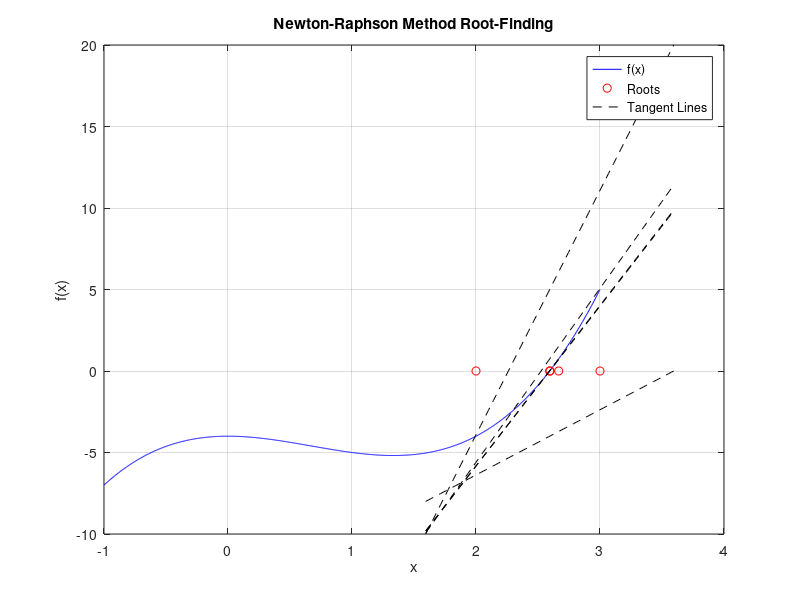

Source code (MATLAB):
% Define the function and its derivative
f = @(x) x.^3 - 2*x.^2 - 4;
df = @(x) 3*x.^2 - 4*x;

% Define the initial guess
x0 = 2;

% Set the tolerance for convergence
tolerance = 1e-6;

% Initialize matrices to store root, iteration information, and tangent lines
roots = [];
iterations = [];
tangent_lines = [];

% Newton-Raphson method
x = x0;
while abs(f(x)) > tolerance
    roots = [roots; x];  % Store the root
    iterations = [iterations; abs(f(x))];  % Store the function value at the root
    tangent_lines = [tangent_lines; df(x) * (linspace(x - 1, x + 1, 100) - x) + f(x)];  % Store tangent line

    x = x - f(x) / df(x);  % Newton-Raphson formula
end

% Display the final root
fprintf('Approximate root: %f\n', x);

% Plot the function and tangent lines
x_vals = linspace(-1, 3, 1000);
y_vals = f(x_vals);

figure;
plot(x_vals, y_vals, 'b-', roots, zeros(size(roots)), 'ro');
hold on;
plot(linspace(x - 1, x + 1, 100), tangent_lines', 'k--');
xlabel('x');
ylabel('f(x)');
title('Newton-Raphson Method Root-Finding');
legend('f(x)', 'Roots', 'Tangent Lines');
grid on;

